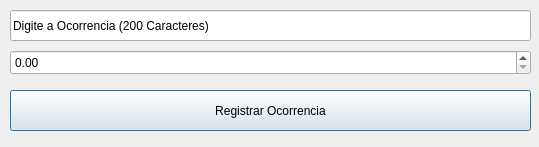
<?xml version="1.0" encoding="UTF-8"?>
<ui version="4.0">
 <class>TelaOcorrencias</class>
 <widget class="QDialog" name="TelaOcorrencias">
  <property name="geometry">
   <rect>
    <x>0</x>
    <y>0</y>
    <width>539</width>
    <height>147</height>
   </rect>
  </property>
  <property name="windowTitle">
   <string>Dialog</string>
  </property>
  <widget class="QLineEdit" name="ocorrencia">
   <property name="geometry">
    <rect>
     <x>10</x>
     <y>10</y>
     <width>521</width>
     <height>31</height>
    </rect>
   </property>
   <property name="text">
    <string>Digite a Ocorrencia (200 Caracteres)</string>
   </property>
   <property name="maxLength">
    <number>200</number>
   </property>
  </widget>
  <widget class="QPushButton" name="pushButton">
   <property name="geometry">
    <rect>
     <x>10</x>
     <y>90</y>
     <width>521</width>
     <height>41</height>
    </rect>
   </property>
   <property name="text">
    <string>Registrar Ocorrencia</string>
   </property>
  </widget>
  <widget class="QDoubleSpinBox" name="doubleSpinBox">
   <property name="geometry">
    <rect>
     <x>10</x>
     <y>50</y>
     <width>521</width>
     <height>25</height>
    </rect>
   </property>
   <property name="maximum">
    <double>5000.000000000000000</double>
   </property>
  </widget>
 </widget>
 <resources/>
 <connections/>
</ui>
